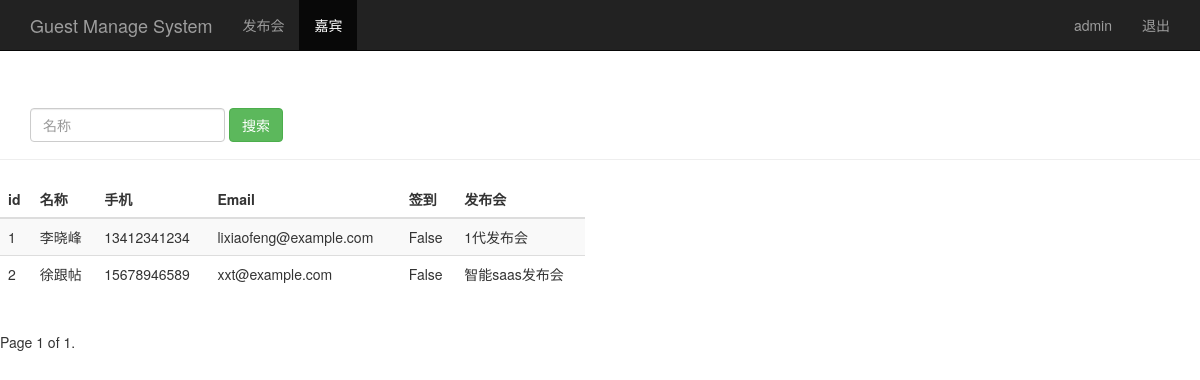
The page /guest_manage/ (signed in) on the database its author committed.
### sign/models.py (models this page shows, shortened)
class Guest(models.Model):
    event = models.ForeignKey(Event, on_delete=models.CASCADE)                            # 关联发布会id
    realname = models.CharField(max_length=64)                  # 姓名
    phone = models.CharField(max_length=16)                     # 手机号
    email = models.EmailField()                                 # 邮箱
    sign = models.BooleanField()                                # 签到状态
    create_time = models.DateTimeField(auto_now=True)           # 创建时间，自动获取当前时间
    class Meta:
        unique_together = ('event', 'phone')

class Event(models.Model):
    name = models.CharField(max_length=100)                     # 发布会标题
    limit = models.IntegerField()                               # 参加人数
    status = models.BooleanField()                              # 状态
    address = models.CharField(max_length=200)                  # 地址
    start_time = models.DateTimeField('event_time')             # 发布会时间
    create_time = models.DateTimeField(auto_now=True)           # 创建时间,自动获取当前时间
    def __str__(self):
        return self.name

### sign/views.py (the view)
# urls.py: path('guest_manage/', views.guest_manage),
@login_required
def guest_manage(request):
    username = request.session.get('user', '')
    guest_list = Guest.objects.get_queryset().order_by('id')
    paginator = Paginator(guest_list, 10)
    page = request.GET.get('page')
    try:
        contacts = paginator.page(page)
    except PageNotAnInteger:
        contacts = paginator.page(1)
    except EmptyPage:
        contacts = paginator.page(paginator.num_pages)
    return render(request, 'guest_manage.html', {'user': username,
                                                 'guests': contacts})

### sign/templates/guest_manage.html (shortened to what this page needs)
<!DOCTYPE html>
<html lang="en">
<head>
    {% load bootstrap3 %}
    {% bootstrap_css %}
</head>
<body>
    <nav class="navbar navbar-inverse navbar-fixed-top">
        <div class="container">
            <div class="navbar-header">
                <a class="navbar-brand" href="/event_manage/">Guest Manage System</a>
            </div>
            <div id="navbar" class="collapse navbar-collapse">
                <ul class="nav navbar-nav">
                    <li><a href="/event_manage/">发布会</a></li>
                    <li class="active"><a href="#">嘉宾</a></li>
                </ul>
                <ul class="nav navbar-nav navbar-right">
                    <li><a href="#">{{ user }}</a> </li>
                    <li><a href="/logout/">退出</a> </li>
                </ul>
            </div>
        </div>
    </nav>
    <div class="page-header" style="padding-top: 60px;">
        <div id="navbar" class="navbar-collapse collapse">
            <form class="navbar-form" method="get" action="/search_guest/">
                <div class="form-group">
                    <input name="name" type="text" placeholder="名称" class="form-control">
                </div>
                <button type="submit" class="btn btn-success">搜索</button>
            </form>
        </div>
    </div>
    <div class="row" style="padding-top: 1px;">
        <div class="col-md-6">
            <table class="table table-striped">
                <thead>
                    <tr>
                        <th>id</th><th>名称</th><th>手机</th><th>Email</th><th>签到</th>
                        <th>发布会</th>
                    </tr>
                </thead>
                <tbody>
                {% for guest in guests %}
                    <tr>
                        <td>{{ guest.id }}</td>
                        <td>{{ guest.realname }}</td>
                        <td>{{ guest.phone }}</td>
                        <td>{{ guest.email }}</td>
                        <td>{{ guest.sign }}</td>
                        <td>{{ guest.event }}</td>
                    </tr>
                {% endfor %}
                </tbody>
            </table>
        </div>
    </div>
    <div class="pagination">
        <span class="step-links">
            <span class="current">
                Page {{ guests.number }} of {{ guests.paginator.num_pages }}.
            </span>
        </span>
    </div>
</body>
</html>

### rows shown on the page
Guest: id "1", realname "李晓峰", phone "13412341234", email "lixiaofeng@example.com", sign "False", event "1代发布会"
Guest: id "2", realname "徐跟帖", phone "15678946589", email "xxt@example.com", sign "False", event "智能saas发布会"

### other values the page prints
{{ user }} "admin"
{{ guests.number }} "1"
{{ guests.paginator.num_pages }} "1"
